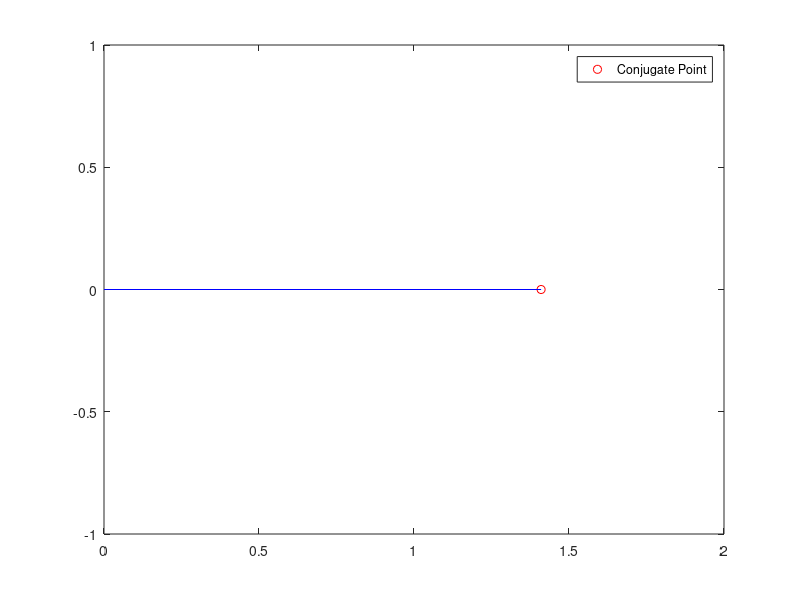

The MATLAB source for this figure: (Note: this script raises an error after producing the figure.)
% Script p8_7_3a.m; Zermelo pb w. sinusoidal current; problem with a
% conjugate point;                                     3/93, 7/23/02
%
tf1=(pi/sqrt(2))*[1.01 1.2:.2:1.8]; N=length(tf1); name='zrm_sin';
s0=[0 0]'; optn(1)=1; optn(14)=100; 
p0=[1 0.1804 -0.1800; 1 0.8241 -0.8231; 1 1.1614 -1.1606; ...
    1 1.3829 -1.3825; 1 1.5260 -1.5261];
yc=[-1:.02:1]; uc=(sin(yc*pi/2)).^2;
ya=[-1:.2:1]; ua=(sin(ya*pi/2)).^2;
%
figure(1); clf; plot(1.41,0,'ro',[0 1.41],[0 0],'b'); hold on
legend('Conjugate Point'); figure(2); clf;
for i=1:N, tf=tf1(i);  
 p=fsolve('fopcf',p0(i,:),optn,[],name,s0,tf);
 [f,t,y1]=fopcf(p,name,s0,tf); x=2*y1(:,1)/pi; y=2*y1(:,2)/pi;
 th=atan(y1(:,4)); p1(i,:)=p; figure(1); plot(x,y,'b',x,-y,'b'); 
 figure(2); subplot(211), plot(t,th); hold on 
end
for i=1:11, figure(1); pltarrow([0 ua(i)],[ya(i) ya(i)],.06,'k','-'); end
figure(1); plot(uc,yc,'k',[1 3.2],[1 1],'r',[1 3.2],[-1 -1],'r');
grid; xlabel('2x/\pi'); ylabel('2y/\pi'); axis([0 3.2 -1.02 1.02])
hold off; figure(2); grid; xlabel('Time'); ylabel('\theta (rad)')
hold off
